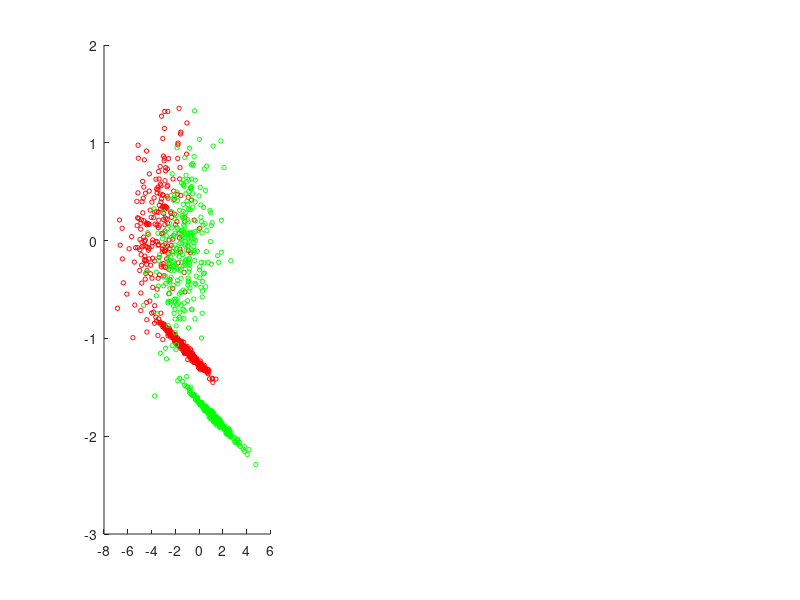

Write MATLAB code to recreate this figure. (Note: this script raises an error after producing the figure.)
%% This script contains the analysis presented in Higgins et al 2021:
% "SpatioTemporally Resolved MVPA methods for M/EEG"
% 
% This script is organised in order to be most illustrative of the method;
% it begins by simulating data and fitting the model to demonstrate how the
% model works in simple 2D examples (these simulations are those presented
% in the SI of Higgins et al 2021); it then contains the analysis presented
% in the paper for the two datasets indicated. 
%
% Part 1: Simulations for STRM-Classification model
% Part 2: Simulations for STRM-Regression model
% Part 3: Analysis applied to categorical visual stimulus data
% Part 4: Analysis pipeline for continuous value EEG data
%
% The data for parts 3 and 4 are publically available at Mendeley data:
% Higgins, Cameron (2021), ?STRM_Datasets?, Mendeley Data, V1, 
% doi: 10.17632/jwjkszg4dx.1


%% PART ONE: Simulations for STRM-Classification model:
clear all;
rng(1);
P = 2; % number of data dimensions
Q = 2; % number of classes
K = 2; % number of latent states
T = 50; % number of timepoint in each trial
N = 20; % number of trials

% assign a location to save figures to:
%figdir = ['C:\Users\chiggins\Google Drive\MATLAB\6.0 Classification Work\LDAPaperScripts\STRMSimulationFigures\'];
figdir = '/Users/chiggins/Google Drive/MATLAB/6.0 Classification Work/LDAPaperScripts/STRMSimulationFigures/'

% generate state timecourses:
z = zeros(N*T,K);
for itrial = 1:N
    transtime = rand(1)*48 + 1;
    t_offset = (itrial-1)*T;
    z(t_offset + [1:floor(transtime)],1)=1;
    z(t_offset + [ceil(transtime):T],2)=1;
end
cols = {[1 0 0],[0 1 0]}
% generate each class activation patterns and covariance matrices:
for ik=1:K
    W{ik} = randn(P+1,Q);
    Sigma{ik} = 0.5*wishrnd(eye(P),P);
end

% alternative: extremely simplified model:
%W{1} = [0,0;1,1;-1,-1];
%W{2} = [0,0;1,-1;-1,1];
%Sigma{1} = 0.25*eye(2);
%Sigma{2} = 0.25*eye(2);

% generate design matrices:
X = [ones(N*T,1),[ones(N*T/2,1);zeros(N*T/2,1)],[zeros(N*T/2,1);ones(N*T/2,1)]];

% generate data itself:
Y = zeros(N*T,P);
for itrial=1:N
    t_offset = (itrial-1)*T;
    for iT = 1:T
        Y(t_offset+iT,:) = mvnrnd(X(t_offset+iT,:)*W{find(z(t_offset+iT,:),1)},Sigma{find(z(t_offset+iT,:),1)});
    end
end
% scatter plot:
figure('Position', [6 478 1885 620]);
subplot(1,3,1);
scatter(Y(X(:,2)==1,1),Y(X(:,2)==1,2),10,cols{1});hold on;
scatter(Y(X(:,3)==1,1),Y(X(:,3)==1,2),10,cols{2});
plot4paper('Channel 1','Channel 2');
title('Scatter plot of all data generated')
legend('Class 1','Class 2')
% plot some data:
t = 1:T;
subplot(2,3,2);
itrial = N/2;t_offset = (itrial-1)*T;
plot(t,Y(t_offset + [1:T],:),'LineWidth',2);
title('Sample trial: Class 1');
plot4paper('Time','Channel signal');
z_thistrial = find(z(t_offset + [1:iT],2),1);
hold on;
plot([z_thistrial,z_thistrial],ylim,'k--')
legend({'Channel 1','Channel 2','Transition time'},'Location','EastOutside');
subplot(2,3,5);
itrial = N;t_offset = (itrial-1)*T;
plot(t,Y(t_offset + [1:T],:),'LineWidth',2);
title('Sample trial: Class 2');
plot4paper('Time','Channel signal');
z_thistrial = find(z(t_offset + [1:iT],2),1);
hold on;
plot([z_thistrial,z_thistrial],ylim,'k--')

legend({'Channel 1','Channel 2','Transition time'},'Location','EastOutside');
subplot(1,3,3);
gammaRasterPlot(z,T);
plot4paper('Time','Trials');
title('Simulated State Transition times');

print([figdir,'STRMClassification_Fig1'],'-dpng')

%% Fit STRM-Classification model:

options = [];
options.K = K;
options.encodemodel = true; % this activates the STRM model
options.intercept = true;
options.covtype = 'full';
[STRMmodel,STRMstates] = tucatrain(Y,X(:,2:3),repmat(T,N,1),options);

figure('Position',[156 678 1563 420]);
subplot(1,3,1);
gammaRasterPlot(z,T);
plot4paper('Time','Trials');
title('Simulated State Transition times');
subplot(1,3,2);
gammaRasterPlot(STRMstates,T);
plot4paper('Time','Trials');
title('Inferred State Transition Times');

subplot(1,3,3);
vpath = STRMstates==repmat(max(STRMstates,[],2),1,K);
truestates = [z(:,1)-vpath(:,1)==0,z(:,1)-vpath(:,1)~=0];
gammaRasterPlot(truestates,T);
%legend({'Inferred state correct','Inferred state incorrect'})
colormap('Hot')
title('Inferred state == true')
print([figdir,'STRMClassification_Fig2'],'-dpng')

%% Plot STRM model parameters inferred:
figure('Position', [680 180 1020 918]);
for k=1:2
    subplot(2,2,k);
    for iclass=1:2
        scatter(Y(vpath(:,k)==1 & X(:,1+iclass)==1,1),Y(vpath(:,k)==1 & X(:,1+iclass)==1,2),10,cols{iclass})
        hold on;
    end
    title(['Samples assigned to state ',int2str(k)])
    plot4paper('Channel 1','Channel 2')
    legend('Class 1','Class 2');
    xl{k} = xlim();
    yl{k} = ylim();
end

W_exp = tudabeta(STRMmodel);
Om = tudaomega(STRMmodel);
for k=1:2
    subplot(2,2,2+k);
    % add mean to each:
    A = [1,1,0;1,0,1];
    W_exp_k = A*W_exp(:,:,k);
    a = plot(W_exp_k(1,1),W_exp_k(1,2),'+','MarkerSize',20,'MarkerFaceColor',cols{1},'LineWidth',5,'Color',cols{1});
    % a = scatter(W_exp_k(1,1),W_exp_k(1,2),'+','LineWidth',10)
    hold on;
    plot(W_exp_k(2,1),W_exp_k(2,2),'+','MarkerSize',20,'MarkerFaceColor',cols{2},'LineWidth',5,'Color',cols{2})
    xlim(xl{k});ylim(yl{k});
    [XG,YG] = meshgrid(linspace(xl{k}(1),xl{k}(2),100),linspace(yl{k}(1),yl{k}(2),100));
    Sigma_est = inv(Om(:,:,k));
    for iclass=1:2
        for i1=1:100
            for i2=1:100
                ZG(i1,i2) = mvnpdf([XG(1,i1),YG(i2,1)],[W_exp_k(iclass,1),W_exp_k(iclass,2)],Sigma_est);
            end
        end
        contour(XG,YG,ZG');hold on;
    end
    a(1) = plot(W_exp_k(1,1),W_exp_k(1,2),'+','MarkerSize',20,'MarkerFaceColor',cols{1},'LineWidth',5,'Color',cols{1});
    % a = scatter(W_exp_k(1,1),W_exp_k(1,2),'+','LineWidth',10)
    hold on;
    a(2) = plot(W_exp_k(2,1),W_exp_k(2,2),'+','MarkerSize',20,'MarkerFaceColor',cols{2},'LineWidth',5,'Color',cols{2})
    legend(a,{'Class 1','Class 2'});
    title(['Model distribution for state ',int2str(k)])
    plot4paper('Channel 1','Channel 2')
end

print([figdir,'STRMClassification_Fig3A'],'-dpng')

%% plot real ground truth distributions:
figure('Position', [680 180 1020 918]);
for k=1:2
    subplot(2,2,2+k);
    % add mean to each:
    A = [1,1,0;1,0,1];
    W_exp_k = A*W{k};
    a = plot(W_exp_k(1,1),W_exp_k(1,2),'+','MarkerSize',20,'MarkerFaceColor',cols{1},'LineWidth',5,'Color',cols{1});
    % a = scatter(W_exp_k(1,1),W_exp_k(1,2),'+','LineWidth',10)
    hold on;
    plot(W_exp_k(2,1),W_exp_k(2,2),'+','MarkerSize',20,'MarkerFaceColor',cols{2},'LineWidth',5,'Color',cols{2})
    xlim(xl{k});ylim(yl{k});
    [XG,YG] = meshgrid(linspace(xl{k}(1),xl{k}(2),100),linspace(yl{k}(1),yl{k}(2),100));
    Sigma_est = Sigma{k};
    for iclass=1:2
        for i1=1:100
            for i2=1:100
                ZG(i1,i2) = mvnpdf([XG(1,i1),YG(i2,1)],[W_exp_k(iclass,1),W_exp_k(iclass,2)],Sigma_est);
            end
        end
        contour(XG,YG,ZG');hold on;
    end
    a(1) = plot(W_exp_k(1,1),W_exp_k(1,2),'+','MarkerSize',20,'MarkerFaceColor',cols{1},'LineWidth',5,'Color',cols{1});
    hold on;
    a(2) = plot(W_exp_k(2,1),W_exp_k(2,2),'+','MarkerSize',20,'MarkerFaceColor',cols{2},'LineWidth',5,'Color',cols{2})
    legend(a,{'Class 1','Class 2'});
    title(['Ground truth dist for state ',int2str(k)])
    plot4paper('Channel 1','Channel 2')
end

print([figdir,'STRMClassification_Fig3B'],'-dpng')


%% PART 2: Fit STRM-Regression model to simulated data

% this script simulates some data, according to the below relationship:
%
%   data_t = regressors_t * betas_k + epsilon_k
%
% where k denotes the latent state active at that time. Espilon_k are 
% residuals with zero mean but with different covariance matrices in each 
% state.
%
% The script then runs through each of the following steps:
%
% 1. Generate data
% 2. Compare decode accuracy of ridge regression decoding and linear
% gaussian system when using a synchronous setup
% 3. Compare decode accuracy of ridge regression decoding and linear
% gaussian system decoding when using an HMM setup
% 4. Investigate forward model parameters 

%% Step 1: Generate data:
rng(3);
% for now we will simulate data as follows:
ndim = 2;
nTr = 20;
T = 50;
addintercept = true;

T_full = repmat(T,nTr,1);

clear mu Sigma X;
mu{1} = randn(1,2);%[1,0];
Sigma{1} = 0.5*wishrnd(eye(P),P);%[1,0.95;0.95,1];
mu{2} = randn(1,2);%[0,1];
Sigma{2} = 0.5*wishrnd(eye(P),P);%5*[1,-0.95;-0.95,1];
if addintercept
    offset{1} = randn(1,2);%[1,1];
    offset{2} = randn(1,2);%[1,0];
else
    offset{1} = zeros(1,2);
    offset{2} = zeros(1,2);
end
X = randn(nTr,1);
% simulate state timecourses:
Y = zeros(T,nTr,2);
Gamma_true = zeros(T,nTr,2);

for itr = 1:nTr
    t_stateswitch = floor(rand(1)*48) + 1;%round(0.5*rand(1)*T + T/2);
    Gamma_true(1:floor(t_stateswitch),itr,1) = 1;
    Gamma_true((t_stateswitch+1):end,itr,2) = 1;
    %simulate data in each state:
    Y(1:t_stateswitch,itr,:) = repmat(permute(mu{1}*X(itr,:)+offset{1},[1,3,2]),t_stateswitch,1,1);
    %Y(:,itr,:) = repmat(permute(mu{1}*X(itr,:)+offset{1},[1,3,2]),T,1,1);
    Y((t_stateswitch+1):end,itr,:) = repmat(permute(mu{2}*X(itr,:)+offset{2},[1,3,2]),T-t_stateswitch,1,1);
end
Y = reshape(Y,[T*nTr,ndim]);
Gamma_true = reshape(Gamma_true,[T*nTr,ndim]);
X = repelem(X,T,1);

% finally, add noise:
for t=1:T*nTr
    Y(t,:) = Y(t,:) + mvnrnd([0;0],Sigma{find(Gamma_true(t,:))});
end


% plot for sanity check - 
figure();
for k=1:size(X,1)
    col = min([max([0,(X(k)+1.5) ./3]),1]);
    col = col*[1,0,0.75];
    plot(Y(k,1),Y(k,2),'*','Color',col);hold on;
end
colmap = [0:0.01:1]'*[1,0,0.75];
colormap(colmap);
colorbar;

plot4paper('Channel 1','Channel 2');
title('Scatter plot of all data generated')
print([figdir,'STRMRegression_Fig1'],'-dpng')

% scatter plot:
figure('Position', [6 478 1885 620]);
subplot(1,3,1);
for k=1:size(X,1)
    col = (X(k) - min(X)) ./ (max(X)-min(X));
    col = col*[1,0,0.75];
    plot(Y(k,1),Y(k,2),'*','Color',col);hold on;
end
colmap = [0:0.01:1]'*[1,0,0.75];
colormap(colmap);
cb = colorbar;
TB = ([-1.5:0.5:1.5]- min(X)) ./ (max(X)-min(X));
set(cb,'Ticks',TB)
set(cb,'TickLabels',[-1.5:0.5:1.5]);
plot4paper('Channel 1','Channel 2');
title('Scatter plot of all data generated')
% plot some data:
t = 1:T;
subplot(2,3,2);
itrial = randi(N/2);t_offset = (itrial-1)*T;
plot(t,Y(t_offset + [1:T],:),'LineWidth',2);
ylim([-3,3]);
title(['Sample trial: X=',num2str(X(t_offset+1),3)]);
plot4paper('Time','Channel signal');
z_thistrial = find(Gamma_true(t_offset + [1:iT],2),1);
hold on;
plot([z_thistrial,z_thistrial],ylim,'k--');
legend({'Channel 1','Channel 2','Transition time'},'Location','EastOutside');
subplot(2,3,5);
itrial = N;t_offset = (itrial-1)*T;
plot(t,Y(t_offset + [1:T],:),'LineWidth',2);
ylim([-3,3]);
title(['Sample trial: X=',num2str(X(t_offset+1),3)]);
plot4paper('Time','Channel signal');
z_thistrial = find(Gamma_true(t_offset + [1:iT],2),1);
hold on;
plot([z_thistrial,z_thistrial],ylim,'k--')
legend({'Channel 1','Channel 2','Transition time'},'Location','EastOutside');

subplot(1,3,3);
gammaRasterPlot(z,T);
plot4paper('Time','Trials');
title('Simulated State Transition times');
print([figdir,'STRMReg_Fig1'],'-dpng')
colormap(parula);
print([figdir,'STRMReg_Fig1a'],'-dpng')

%% Fit STRM-Regression model:

options = [];
options.K = K;
options.encodemodel = true; % this activates the STRM model
options.intercept = true;
options.covtype = 'full';
[STRMmodel,STRMstates] = tucatrain(Y,X,repmat(T,N,1),options);

figure('Position',[156 678 1563 420]);
subplot(1,3,1);
gammaRasterPlot(Gamma_true,T);
plot4paper('Time','Trials');
title('Simulated State Transition times');
subplot(1,3,2);
gammaRasterPlot(STRMstates,T);
plot4paper('Time','Trials');
title('Inferred State Transition Times');

subplot(1,3,3);
vpath = STRMstates==repmat(max(STRMstates,[],2),1,K);
truestates = [Gamma_true(:,1)-vpath(:,1)==0,Gamma_true(:,1)-vpath(:,1)~=0];
gammaRasterPlot(truestates,T);
colormap('Hot')
title('Inferred state == true')
print([figdir,'STRMReg_Fig2'],'-dpng')

%% Plot inferred model parameters:
figure('Position', [680 180 1020 918]);
for k=1:2
    subplot(2,2,k);
    %for iclass=1:2
    %    scatter(Y(vpath(:,k)==1,1),Y(vpath(:,k)==1,2),10,cols{iclass})
    %    hold on;
    %end
    for t=1:size(X,1)
        col = min([max([0,(X(t)+1.5) ./3]),1]);
        col = col*[1,0,0.75];
        if vpath(t,k)==1
            plot(Y(t,1),Y(t,2),'*','Color',col);hold on;
        end
    end
    title(['Samples assigned to state ',int2str(k)])
    plot4paper('Channel 1','Channel 2')
    xl{k} = xlim();
    yl{k} = ylim();
end

W_exp = tudabeta(STRMmodel);
Om = tudaomega(STRMmodel);
for k=1:2
    subplot(2,2,2+k);
    % add mean to second regressor:
    A = [1,0;1,1];
    W_exp_k = A*W_exp(:,:,k);
    xlim(xl{k});ylim(yl{k});
    [XG,YG] = meshgrid(linspace(xl{k}(1),xl{k}(2),100),linspace(yl{k}(1),yl{k}(2),100));
    Sigma_est = inv(Om(:,:,k));
    for iclass=1:2
        for i1=1:100
            for i2=1:100
                ZG(i1,i2) = mvnpdf([XG(1,i1),YG(i2,1)],[W_exp_k(1,:)],Sigma_est);
            end
        end
        contour(XG,YG,ZG');hold on;
    end
    h = plot([W_exp_k(:,1)],[W_exp_k(:,2)],'k-','LineWidth',1.5);hold on;
    plot([W_exp_k(2,1)],[W_exp_k(2,2)],'k>','LineWidth',1.5);
    hold on;
    
    title(['Model distribution for state ',int2str(k)])
    plot4paper('Channel 1','Channel 2')
end
print([figdir,'STRMReg_Fig3A'],'-dpng')

%% and plot ground truth distribution:
figure('Position', [680 180 1020 918]);
for k=1:2
    subplot(2,2,2+k);
    % add mean to each:
    A = [1,0;1,1];
    W_exp_k = A*[offset{k};mu{k}];
    a = plot(W_exp_k(1,1),W_exp_k(1,2),'+','MarkerSize',20,'MarkerFaceColor',cols{1},'LineWidth',5,'Color',cols{1});
    xlim(xl{k});ylim(yl{k});
    [XG,YG] = meshgrid(linspace(xl{k}(1),xl{k}(2),100),linspace(yl{k}(1),yl{k}(2),100));
    Sigma_est = inv(Om(:,:,k));
    for iclass=1:2
        for i1=1:100
            for i2=1:100
                ZG(i1,i2) = mvnpdf([XG(1,i1),YG(i2,1)],[W_exp_k(1,:)],Sigma_est);
            end
        end
        contour(XG,YG,ZG');hold on;
    end
    h = plot([W_exp_k(:,1)],[W_exp_k(:,2)],'k-','LineWidth',1.5);hold on;
    plot([W_exp_k(2,1)],[W_exp_k(2,2)],'k>','LineWidth',1.5);
    hold on;
    title(['Ground truth dist for state ',int2str(k)])
    plot4paper('Channel 1','Channel 2')
end

print([figdir,'STRMReg_Fig3B'],'-dpng')

%% PART THREE: Visual MEG stimuli

fulldir = '/Users/chiggins/data/STRMData/MEGData/'; % project directory where data is stored
datafile = @(sjnum) [fulldir,'FLISj',int2str(sjnum),'.mat'];


%% Step 1: Full CV analysis estimating accuracies:

K_options = [4:2:22]; % Range of parameter values for K to test
Sjs_to_do = [1];
% note that for accuracy tests, we crossvalidate; we do not save model
% parameters, only the accuracies; for interrogation of model accuracies we
% refit the models later

% setup save destination
accfile = @(sjnum) [fulldir,'AccSj',int2str(sjnum),'.mat'];

%set static options:
options_classifier = [];
options_classifier.NCV = 10;
options_classifier.CVmethod = [1 2]; %test different options for fitting methods in cross validated test set
options_classifier.cyc = 1;
options_classifier.classifier = 'LDA';
options_classifier.covtype = 'full';

for iSj = Sjs_to_do
    acc_LDA_HMM = zeros(50,length(options_classifier.CVmethod),length(K_options));
    AUC_LDA_HMM = zeros(50,length(options_classifier.CVmethod),length(K_options));
    K_acc_LDA_HMM = zeros(max(K_options),length(options_classifier.CVmethod),length(K_options));
    
    % load data:
    fname = datafile(iSj);
    clear data options_preproc 
    load(fname,'data','options_preproc');
    
    % and decode using LDA classifiers:
    data.X_train = normalise(data.X_train);
    rng(1); %ensure cross validation consistent over multiple runs
    [acc_LDA_synchronous,~,~,AUC_LDA_synchronous] = standard_classification(data.X_train,data.Y_train,data.T_train,options_classifier);
    
    % now fit STRM model:
    for iK = 1:length(K_options)
        K = K_options(iK);
        options_classifier.K=K;
        rng(1); %ensure cross validation consistent
        [~,acc1,~,~,~,acc3,AUC] = tucacv(data.X_train,data.Y_train,data.T_train,options_classifier);
        acc_LDA_HMM(:,:,iK) = squeeze(acc1);
        K_acc_LDA_HMM(1:K,:,iK) = acc3;
        AUC_LDA_HMM(:,:,iK) = AUC;
    end
    fnameout = accfile(iSj);
    save(fnameout,'acc_LDA_HMM','K_acc_LDA_HMM','AUC_LDA_HMM',...
        'options_classifier','K_options',...
        'acc_LDA_synchronous','AUC_LDA_synchronous');
end

%% compare to some alternative (synchronous) classifiers for comparison:

% setup save destination
accsynchfile = @(sjnum) [fulldir,'Acc_synch_Sj',int2str(sjnum),'.mat'];

%set static options:
options_classifier = [];
options_classifier.NCV = 10;

synch_class_labels = {'Naive Bayes','Linear SVM','RBF SVM','Logistic Regression - binomial','Logistic Regression - multinomial','KNN'};
for iSj = Sjs_to_do
    
    fprintf(['\n\n Subject ',int2str(iSj),'\n\n']);
    
    fname = datafile(iSj);
    clear data options_preproc
    load(fname,'data','options_preproc');
    data.X_train = normalise(data.X_train);
    
    % and decode using different classifiers:
    % will test here SVM; NB; LogisticRegression (one vs all); logreg
    % (multinomial)
    rng(1); %ensure cross validation consistent
    options_classifier.classifier = 'LDA';
    options_classifier.covtype = 'diag'; % this corresponds to a Naive Bayes classifier
    [acc1,~,~,AUC,acc2] = standard_classification(data.X_train,data.Y_train,data.T_train,options_classifier);
    acc_class_synchronous(:,1) = acc1;
    AUC_class_synchronous(:,1) = AUC;

    rng(1); %ensure cross validation consistent
    options_classifier.classifier = 'SVM';
    [acc1,~,~,AUC,acc2] = standard_classification(data.X_train,data.Y_train,data.T_train,options_classifier);
    acc_class_synchronous(:,2) = acc1;
    AUC_class_synchronous(:,2) = AUC;

    rng(1); %ensure cross validation consistent
    options_classifier.classifier = 'SVM_rbf';
    [acc1,~,~,AUC,acc2] = standard_classification(data.X_train,data.Y_train,data.T_train,options_classifier);
    acc_class_synchronous(:,3) = acc1;
    AUC_class_synchronous(:,3) = AUC;

    rng(1); %ensure cross validation consistent
    options_classifier.classifier = 'logistic';
    options_classifier.regtype = 'L2';
    [acc1,~,~,AUC,acc2] = standard_classification(data.X_train,data.Y_train,data.T_train,options_classifier);
    acc_class_synchronous(:,4) = acc1;
    AUC_class_synchronous(:,4) = AUC;

    % now do multinomial log reg:
    rng(1);
    Ytemp = data.Y_train;
    [Ytemp,~] = find(Ytemp');
    [acc1,~,~,AUC,acc2] = standard_classification(data.X_train,Ytemp,data.T_train,options_classifier);
    acc_class_synchronous(:,5) = acc1;
    AUC_class_synchronous(:,5) = AUC;


    rng(1); %ensure cross validation consistent
    opts = options_classifier;
    opts.classifier = 'KNN';
    for ik=1:20
        opts.K = (2*ik)-1;
        synch_class_labels{5+ik} = ['KNN:K=',int2str(opts.K)];
        [acc1,~,~,AUC,acc2] = standard_classification(data.X_train,data.Y_train,data.T_train,opts);
        acc_class_synchronous(:,5+ik) = acc1;
        AUC_class_synchronous(:,5+ik) = AUC;
    end
    
    fnameout = accsynchfile(iSj);
    save(fnameout,'acc_class_synchronous','AUC_class_synchronous','synch_class_labels');
end

%% compare to alternatives that don't allow states to move:

% note that for accuracy tests, we crossvalidate; we do not save model
% parameters, only the accuracies; for interrogation of model accuracies we
% refit the models later

% setup save destination
accfile = @(sjnum) [fulldir,'AccSj',int2str(sjnum),'.mat'];

%set static options:
options_classifier = [];
options_classifier.NCV = 10;
options_classifier.CVmethod = [1]; %use mean fit only
options_classifier.classifier = 'LDA';
options_classifier.covtype = 'full';
options_classifier.cyc = 1;

windows = 1:10;

for iSj = Sjs_to_do
    acc_LDA_slidingwindow = zeros(50,length(windows));
    AUC_LDA_slidingwindow = zeros(50,length(windows));
    
    fnameout = accfile(iSj);
    
    % load data:
    fname = datafile(iSj);
    clear data options_preproc 
    load(fname,'data','options_preproc');
    
    % and decode using LDA classifiers:
    data.X_train = normalise(data.X_train);
        
    rng(1); %ensure cross validation consistent

    % apply sliding window averaging
    for iwindow=1:length(windows)
        options_classifier.slidingwindow = windows(iwindow);
        [acc1,~,~,AUC] = standard_classification(data.X_train,data.Y_train,data.T_train,options_classifier);
        acc_LDA_slidingwindow(:,iwindow) = acc1;
        AUC_LDA_slidingwindow(:,iwindow) = AUC;
    end
          
    fnameout = accfile(iSj);
    save(fnameout,'acc_LDA_slidingwindow','AUC_LDA_slidingwindow','-append');
end

%% and fit non cross-validated models:

K_options = 8; % set to single value

% setup save destination:
modelfile = @(sjnum) [fulldir 'ModelSj',int2str(sjnum),'.mat'];

%set static options:
options_classifier = [];
options_classifier.classifier = 'LDA';
options_classifier.covtype = 'full';


%% train models:

for iSj = Sjs_to_do
    fname = datafile(iSj);
    clear data options_preproc model_LDA_HMM 
    load(fname,'data','options_preproc');
    data.X_train = normalise(data.X_train);
    
    model_LDA_HMM = cell(length(K_options),1);
    Gamma_LDA = cell(length(K_options),1);
    for iK = 1:length(K_options)
        K = K_options(iK);
        options_classifier.K=K;
        rng(1); %ensure cross validation consistent
        [model_temp,Gamma_LDA{iK}] = tucatrain(data.X_train,data.Y_train,data.T_train,options_classifier);
        model_LDA_HMM{iK}.beta = tudabeta(model_temp);
        model_LDA_HMM{iK}.Sigma= tudaomega(model_temp);
    end
    fnameout = modelfile(iSj);
    save(fnameout,'model_LDA_HMM','Gamma_LDA');
end


%% PART 4: EEG Data analysis

data_dir_foraging = '/Users/chiggins/data/STRMData/EEGData/';

%% Evaluate STRM-Regression Cross-validated Accuracy

%%%% Fit a range of values of K:
K_options = [4:2:22]; 

%set static options:
options_LGS = [];
options_LGS.NCV = 10;
options_LGS.CVmethod = [1,2]; %test all options here
options_LGS.intercept = 1;   
options_LGS.encodemodel = true;
options_LGS.cyc = 1;
options_LGS.covtype = 'full';
options_LGS.accuracyType = 'Pearson';

accfile = @(sjnum) [data_dir_foraging,'AccSj',int2str(sjnum),'.mat'];
datafile = @(sjnum) [data_dir_foraging,'FLISj',int2str(sjnum),'.mat'];

Sjs_to_do = [1:46]; % note there are 23 subjects, 2 sessions each
nregressors = 1;

% fit the classifiers:
for iSj = Sjs_to_do
    
    acc_LGS_HMM = zeros(100,nregressors,length(options_LGS.CVmethod),length(K_options));
    K_acc_LGS_HMM = zeros(length(K_options),nregressors,length(options_LGS.CVmethod),length(K_options));
    
    fname = datafile(iSj);
    clear data DM T varexpl
    load(fname,'data','DM','T','varexpl');
    
    Y = DM(:,1); % this is the stimulus value
    
    % and decode using LDA classifiers:
    rng(1); %ensure cross validation consistent
    [acc_LGS_synchronous] = standard_decoding(data,Y,T,options_LGS);

    for iK = 1:length(K_options)
        K = K_options(iK);
        options_LGS.K=K;
        rng(1); %ensure cross validation consistent
        [~,acc_LGS_HMM(:,:,:,iK,:),~,~,~,K_acc_LGS_HMM(1:K_options(iK),:,:,iK,:)] = tudacv(data,Y,T,options_LGS);
        % note second dimension is different regressors; third is
        % different state fitting methods
    end
    
    fnameout = accfile(iSj);
    save(fnameout,'acc_LGS_synchronous','acc_LGS_HMM','K_acc_LGS_HMM','options_LGS','K_options');
end


%% and comparison with non-LGS methods for prediction:

% ridge regression decoding
% SVM regression

%set static options:
options_reg = [];
options_reg.NCV = 10;
options_reg.accuracyType = options_LGS.accuracyType;

% setup save destination
accsynchfile = @(sjnum) [data_dir_foraging,'Acc_synch_Sj',int2str(sjnum),'.mat'];
datafile = @(sjnum) [data_dir_foraging,'FLISj',int2str(sjnum),'.mat'];

synch_class_labels = {'Linear Regression','Linear Regression w intercept','Linear SVM','RBF SVM'};

for iSj = Sjs_to_do
    fprintf(['Decoding Subject ',int2str(iSj),'\n']);
    acc_LGS_synchronous = zeros(100,1,3,2);
    
    fname = datafile(iSj);
    clear data DM T
    load(fname,'data','DM','T');
    
    Y = DM(:,1);
    
    rng(1); %ensure cross validation consistent
    
    options_reg.intercept = 1;
    acc_LGS_synchronous(:,1,1,:) = standard_decoding(data,Y,T,options_reg);

    options_regSVM = options_reg;
    options_regSVM.SVMreg = true;
    options_regSVM.SVMkernel = 'linear';
    acc_LGS_synchronous(:,1,2,:) =  standard_decoding(data,Y,T,options_regSVM);
    
    options_regSVM.SVMkernel = 'rbf';
    acc_LGS_synchronous(:,1,3,:) = standard_decoding(data,Y,T,options_regSVM);
    
    
    fnameout = accsynchfile(iSj);
    save(fnameout,'acc_LGS_synchronous','synch_class_labels');
end

%% compare to equivalent sliding window methods:

options_LGS = [];
options_LGS.NCV = 10;
options_LGS.intercept = 1;   
options_LGS.encodemodel = true;
options_LGS.covtype = 'full';
options_LGS.accuracyType = 'all';


windows = 1:10;
accfile_SW = @(sjnum) [data_dir_foraging,'Acc_SW_Sj',int2str(sjnum),'.mat'];

for iSj = Sjs_to_do
    acc_LGS_slidingwindow = zeros(100,length(windows),2);
    
    fprintf(['Decoding Subject ',int2str(iSj),'\n']);
    
    fname = datafile(iSj);
    clear data DM T varexpl
    load(fname,'data','DM','T','varexpl');
    
    Y = DM(:,1);
    
    rng(1); %ensure cross validation consistent
    
    % apply sliding window averaging
    for iwindow=1:length(windows)
        options_LGS.slidingwindow = windows(iwindow);
        acc_LGS_slidingwindow(:,iwindow,:) = squeeze(standard_decoding(data,Y,T,options_LGS));
    end
    
    fnameout = accfile_SW(iSj);
    save(fnameout,'acc_LGS_slidingwindow');
end


%% Finally, fit non cross-validated models:

K_options = 8;

% setup save destination
datafile = @(sjnum) [data_dir_foraging 'FLISj',int2str(sjnum),'.mat'];
modelfile = @(sjnum) [data_dir_foraging 'ModelSj',int2str(sjnum),'.mat'];

%set static options:
options_LGS = [];
options_LGS.intercept = 1;   
options_LGS.encodemodel = true;
options_LGS.covtype = 'full';
options_LGS.cyc = 1;
options_LGS.useParallel = false;

% train models:
for iSj = Sjs_to_do
    fname = datafile(iSj);
    clear data DM T
    load(fname,'data','DM','T');
    Y = DM(:,1); % note Y is just stimulus value
    
    model_LGS_HMM = cell(length(K_options),1);
    for iK = 1:length(K_options)
        K = K_options(iK);
        options_LGS.K=K;
        options_LGS.verbose=false;
        rng(1); %ensure cross validation consistent
        [model_temp,Gamma_LGS{iK}] = tudatrain(data,Y,T,options_LGS);
        model_LGS_HMM{iK}.beta = tudabeta(model_temp);
        model_LGS_HMM{iK}.Sigma= tudaomega(model_temp);
    end
    fnameout = modelfile(iSj);
    save(fnameout,'model_LGS_HMM','Gamma_LGS','K_options','options_LGS');
end